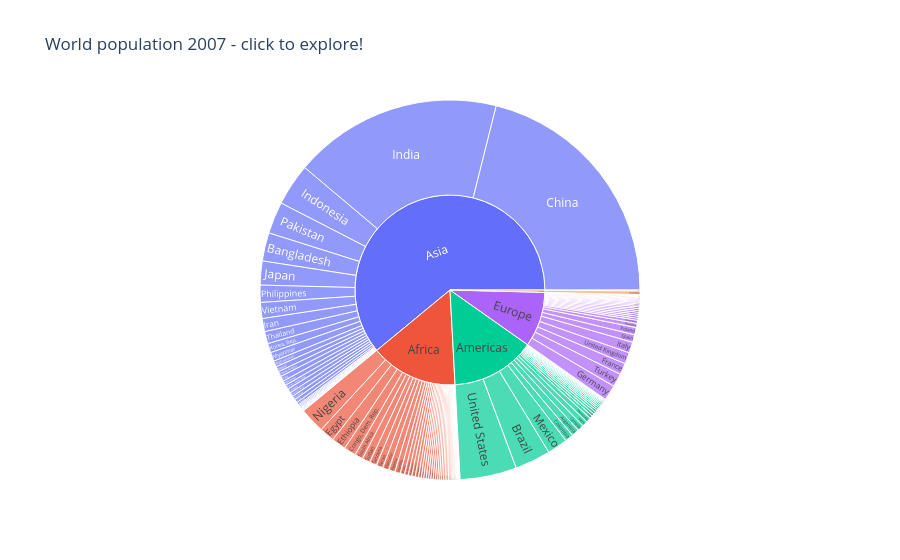

Notebook cell for this chart:
### Code cell
# Last showpiece: a sunburst - click a continent to zoom in, click the center to zoom out!
fig = px.sunburst(
    gm2007,
    path=["continent", "country"],      # the hierarchy: rings from inside out
    values="pop",                       # slice size = population
    title="World population 2007 - click to explore!",
)
fig.show()

### Figure 1 — Plotly figure (JSON) as saved in the notebook; plotly's stock layout.template omitted (floating-point values rounded to 4 significant figures; data arrays with more than 128 entries replaced by an {"elided": "..."} marker saying what was removed)
{"data": [{"branchvalues": "total", "domain": {"x": [0, 1], "y": [0, 1]}, "hovertemplate": "labels=%{label}<br>pop=%{value}<br>parent=%{parent}<br>id=%{id}<extra></extra>", "ids": {"elided": "147 str values"}, "labels": {"elided": "147 str values"}, "name": "", "parents": {"elided": "147 str values"}, "type": "sunburst", "values": {"elided": "147 int values"}}], "layout": {"legend": {"tracegroupgap": 0}, "title": {"text": "World population 2007 - click to explore!"}}}
